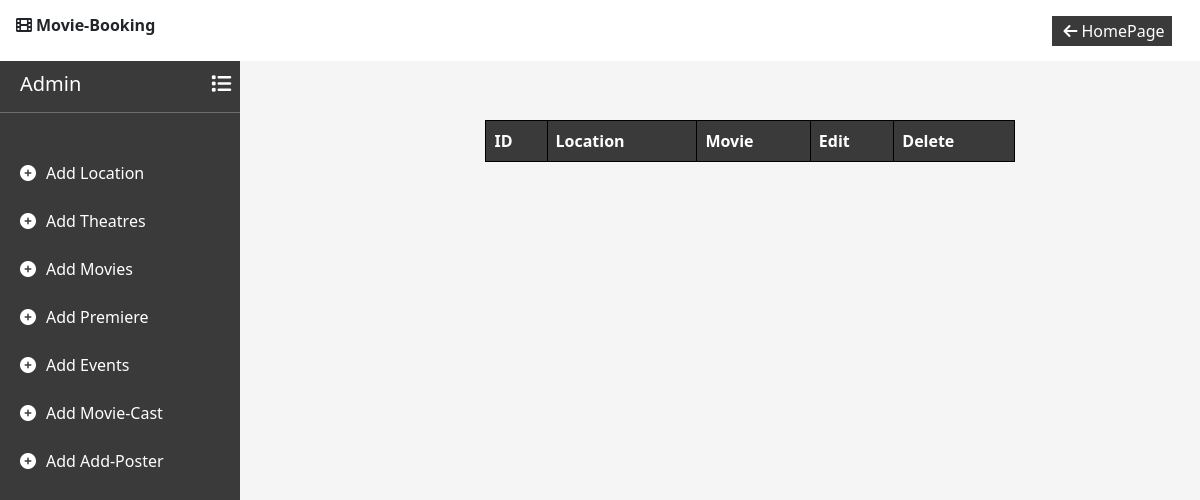
/locationManage/, run on an earlier commit of the app's database.
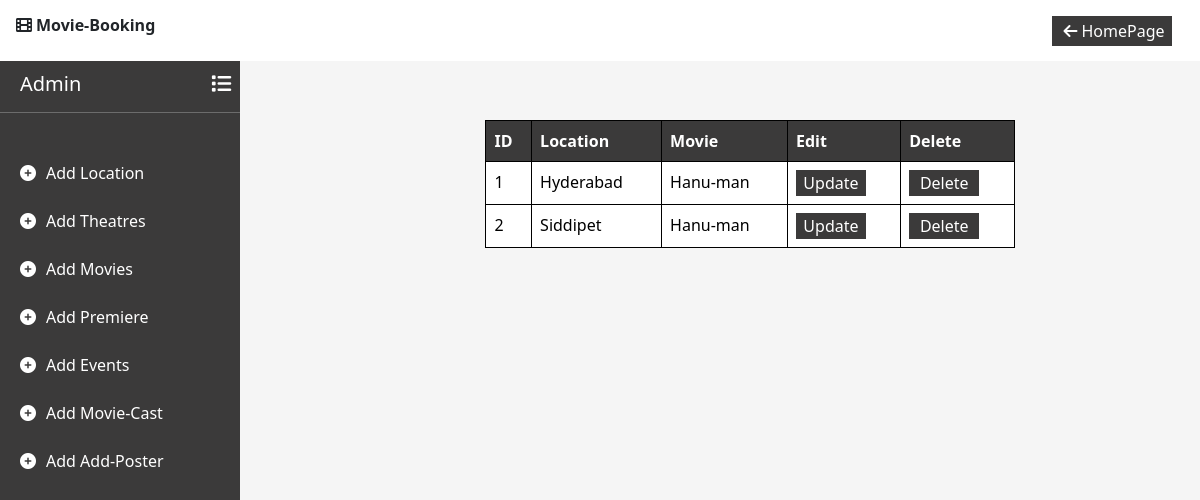
And on a later commit of the database.
### movie/models.py (models this page shows)
class Location(models.Model):
    location = models.CharField(max_length=50)
    movie = models.ForeignKey(Movie, on_delete=models.CASCADE)

class Movie(models.Model):
    movie_name = models.CharField(max_length=50)
    duration = models.CharField(max_length=10)
    type = models.CharField(max_length=100)
    release_date = models.CharField(max_length=20)
    languages = models.CharField(max_length=50)
    movie_poster = models.ImageField(upload_to='images')
    dimension = models.CharField(max_length=50)
    about_movie = models.TextField(max_length=500)

### movie/views.py (the view)
# urls.py: path('locationManage/',views.locationManage),
def locationManage(request):
    context={}
    location = Location.objects.all()
    context["locations"]=location
    return render(request,"locationManage.html",context)

### movie/templates/locationManage.html (shortened to what this page needs)
<!DOCTYPE html>
<html lang="en">
<head>
    <link href="https://cdn.jsdelivr.net/npm/bootstrap@5.3.2/dist/css/bootstrap.min.css" rel="stylesheet">
    <link rel="stylesheet" href="https://cdnjs.cloudflare.com/ajax/libs/font-awesome/6.0.0/css/all.min.css">
</head>
<body>
    <nav class="navbar navbar-expand-lg d-flex flex-row bg-white fixed-top">
        <div class="container-fluid justify-content-start">
            <p class="fonticon"><i class="fa-solid fa-film mx-1"></i>Movie-Booking</p>
        </div>
        <div class="container-fluid justify-content-end mx-3">
            <button type="button" id="logbtn" onclick="back()"><i class="fa-solid fa-arrow-left mx-1"></i>HomePage</button>
        </div>
    </nav>
    <div class="sidebar">
        <div class="sidebar-content">
            <h5 class="admin">Admin<i class="fa-solid fa-list"></i></h5><hr>
        </div>
        <P class="links"><i class="fa-solid fa-circle-plus"></i><a href="/addLocation/" class="addlink">Add Location</a></P>
        <P class="links"><i class="fa-solid fa-circle-plus"></i><a href="/addTheatre/" class="addlink">Add Theatres</a></P>
        <P class="links"><i class="fa-solid fa-circle-plus"></i><a href="/addMovies/" class="addlink">Add Movies</a></P>
        <P class="links"><i class="fa-solid fa-circle-plus"></i><a href="/addPremiere/" class="addlink">Add Premiere</a></P>
        <P class="links"><i class="fa-solid fa-circle-plus"></i><a href="/addEvents/" class="addlink">Add Events</a></P>
        <P class="links"><i class="fa-solid fa-circle-plus"></i><a href="/addCast/" class="addlink">Add Movie-Cast</a></P>
        <P class="links"><i class="fa-solid fa-circle-plus"></i><a href="/addPoster/" class="addlink">Add Add-Poster</a></P>
    </div>
    <div class="content">
        <div class="container d-flex align-items-center justify-content-center">
            <div class="table-responsive">
                <table class="table">
                    <tr>
                        <th>ID</th>
                        <th>Location</th>
                        <th>Movie</th>
                        <th>Edit</th>
                        <th>Delete</th>
                    </tr>
                    {% for location in locations %}
                    <tr>
                        <td>{{location.id}}</td>
                        <td>{{location.location}}</td>
                        <td>{{location.movie.movie_name}}</td>
                        <td><button class="edbtn"><a href="/editlocation/{{location.id}}/" class="hrefbtn">Update</a></button></td>
                        <td><button class="edbtn" onclick="deleteLocation()"><a href="/deletelocation/{{location.id}}/" class="hrefbtn">Delete</a></button></td>
                    </tr>
                    {% endfor %}
                </table>
            </div>
        </div>
    </div>
</body>
</html>

What changed in the data, as far as the page shows it:
added Location: id "1", location "Hyderabad", movie.movie_name "Hanu-man"
added Location: id "2", location "Siddipet", movie.movie_name "Hanu-man"
